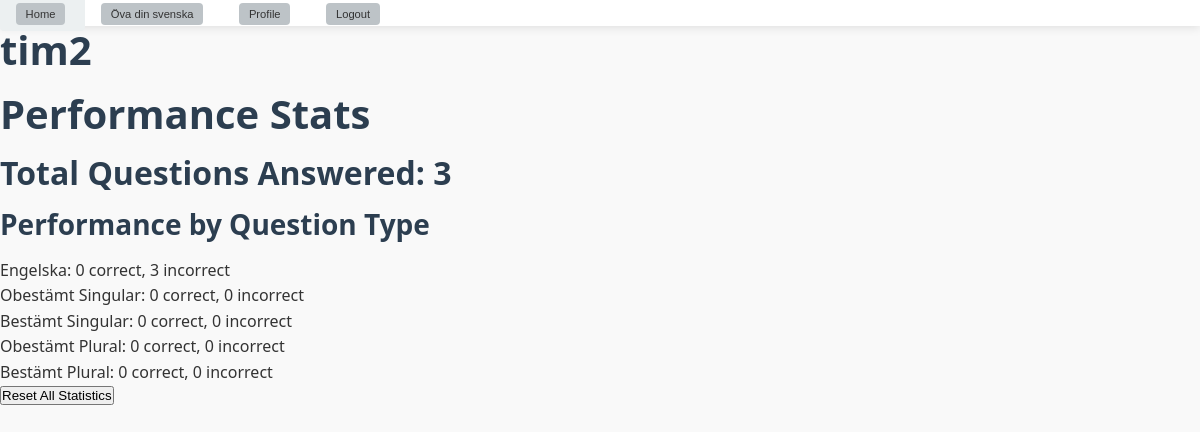
Before: /accounts/profile/ (signed in) with the older database file.
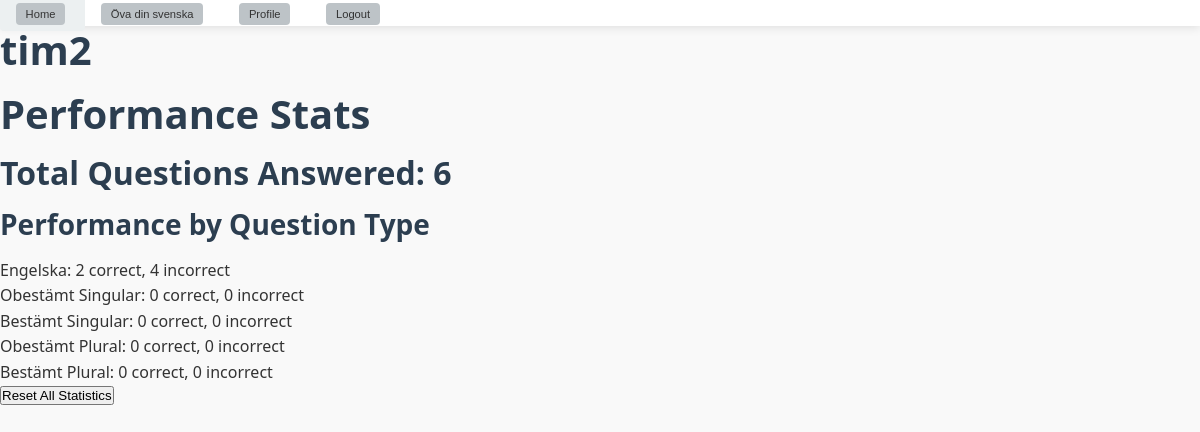
After: the same page with the newer database file.
### accounts/models.py (models this page shows, shortened)
class CustomUser(AbstractUser):
    total_answered = models.IntegerField(default=0)
    total_substantiv_answered = models.IntegerField(default=0)
    total_verb_answered = models.IntegerField(default=0)
    engelska_correct = models.IntegerField(default=0)
    engelska_incorrect = models.IntegerField(default=0)
    obestamt_singular_correct = models.IntegerField(default=0)
    obestamt_singular_incorrect = models.IntegerField(default=0)
    bestamt_singular_correct = models.IntegerField(default=0)
    bestamt_singular_incorrect = models.IntegerField(default=0)
    obestamt_plural_correct = models.IntegerField(default=0)
    obestamt_plural_incorrect = models.IntegerField(default=0)
    bestamt_plural_correct = models.IntegerField(default=0)
    bestamt_plural_incorrect = models.IntegerField(default=0)
    infinitv_correct = models.IntegerField(default=0)
    infinitiv_incorrect = models.IntegerField(default=0)
    presens_correct = models.IntegerField(default=0)
    presens_incorrect = models.IntegerField(default=0)
    imperativ_correct = models.IntegerField(default=0)
    imperativ_incorrect = models.IntegerField(default=0)
    preteritum_correct = models.IntegerField(default=0)
    preteritum_incorrect = models.IntegerField(default=0)
    perfekt_correct = models.IntegerField(default=0)
    perfekt_incorrect = models.IntegerField(default=0)
    pluskvamperfekt_correct = models.IntegerField(default=0)
    pluskvamperfekt_incorrect = models.IntegerField(default=0)
    groups = models.ManyToManyField(
        'auth.Group',
        related_name='custom_user_set',
        blank=True,
        help_text='The groups this user belongs to.',
        verbose_name='groups'
    )
    user_permissions = models.ManyToManyField(
        'auth.Permission',
        related_name='custom_user_permissions_set',
        blank=True,
        help_text='Specific permissions for this user.',
        verbose_name='user permissions'
    )

### accounts/views.py (the view)
# urls.py: path('profile/', views.profile_view, name='profile'),
def profile_view(request):
    user = request.user
    return render(request, 'profile.html', {'user': user})

### accounts/templates/profile.html (shortened to what this page needs)
{% extends "base.html" %}
{% load static %}
{% block content %}
<body>
    <h1>{{ user.username }}</h1>
    <h1>Performance Stats</h2>
    <h2>Total Questions Answered: {{ user.total_answered }}</h2>
    <h3>Performance by Question Type</h3>
    <ul>
        <li>Engelska: {{ user.engelska_correct }} correct, {{ user.engelska_incorrect }} incorrect</li>
        <li>Obestämt Singular: {{ user.obestamt_singular_correct }} correct, {{ user.obestamt_singular_incorrect }} incorrect</li>
        <li>Bestämt Singular: {{ user.bestamt_singular_correct }} correct, {{ user.bestamt_singular_incorrect }} incorrect</li>
        <li>Obestämt Plural: {{ user.obestamt_plural_correct }} correct, {{ user.obestamt_plural_incorrect }} incorrect</li>
        <li>Bestämt Plural: {{ user.bestamt_plural_correct }} correct, {{ user.bestamt_plural_incorrect }} incorrect</li>
    </ul>
    <form method="post" action="{% url 'reset_stats' %}" onsubmit="return confirm('Are you sure you want to reset all your statistics? This action cannot be undone.');">
        <button type="submit">Reset All Statistics</button>
    </form>
</body>
{% endblock %}

Changed rows visible on the page:
changed CustomUser "tim2": total_answered "3" → "6"; engelska_correct "0" → "2"; engelska_incorrect "3" → "4"
